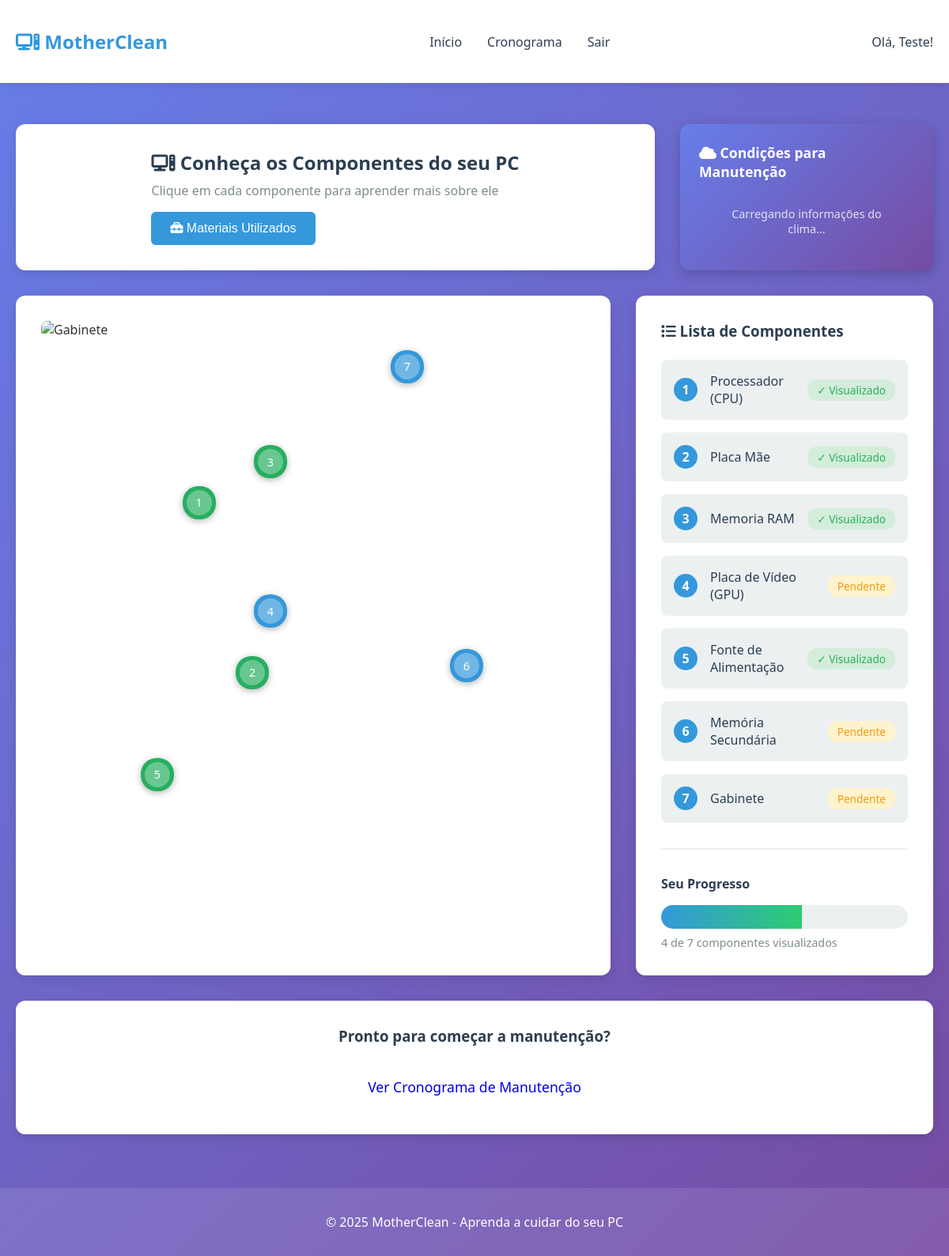
The app's page / (signed in) with its own data.
### core/models.py (models this page shows, shortened)
class Usuario(AbstractUser):
    data_cadastro = models.DateTimeField(auto_now_add=True)
    ultimo_acesso = models.DateTimeField(null=True, blank=True)
    class Meta:
        verbose_name = 'Usuário'
        verbose_name_plural = 'Usuários'

class Componente(models.Model):
    nome = models.CharField(max_length=100)
    descricao = models.TextField()
    instrucoes_limpeza = models.TextField(help_text="Como limpar este componente")
    imagem_url = models.CharField(max_length=500, blank=True)
    video_youtube = models.CharField(max_length=500, blank=True, help_text="Link do vídeo do YouTube")
    ordem_exibicao = models.IntegerField(default=0, help_text="Ordem de exibição no gabinete")
    ativo = models.BooleanField(default=True)
    class Meta:
        verbose_name = 'Componente'
        verbose_name_plural = 'Componentes'
        ordering = ['ordem_exibicao']

### core/views.py (the view)
# urls.py: path('', views.home_view, name='home'),
@login_required
def home_view(request):
    componentes = Componente.objects.filter(ativo=True)
    componentes_visualizados = ProgressoUsuario.objects.filter(
        usuario=request.user
    ).values_list('componente_id', flat=True)
    context = {
        'componentes': componentes,
        'componentes_visualizados': list(componentes_visualizados),
    }
    return render(request, 'home.html', context)

### core/templates/home.html (shortened to what this page needs)
{% extends 'base.html' %}
{% block content %}
{% load static %}
<div class="container">
    <div class="dashboard-intro">
        <div class="page-header">
            <div class="header-content">
                <h2><i class="fa-solid fa-computer"></i> Conheça os Componentes do seu PC</h2>
                <p>Clique em cada componente para aprender mais sobre ele</p>
                <button type="button" class="btn btn-primary btn-materiais" data-video-open>
                    <i class="fa-solid fa-toolbox" aria-hidden="true"></i> Materiais Utilizados
                </button>
            </div>
        </div>
        <div class="clima-widget" id="clima-widget">
            <h3><i class="fa-solid fa-cloud"></i> Condições para Manutenção</h3>
            <div id="clima-loading">Carregando informações do clima...</div>
        </div>
    </div>
    <div class="gabinete-container">
        <div class="gabinete-image">
            <img src="{% static 'images/gabinete.png' %}" alt="Gabinete">
            <div class="componentes-hotspots">
                {% for componente in componentes %}
                <a href="{% url 'componente_detalhe' componente.id %}"
                   class="hotspot hotspot-{{ componente.id }} {% if componente.id in componentes_visualizados %}visualizado{% endif %}"
                   title="{{ componente.nome }}">
                    <span class="hotspot-numero">{{ forloop.counter }}</span>
                </a>
                {% endfor %}
            </div>
        </div>
        <div class="componentes-lista">
            <h3><i class="fa-solid fa-list"></i> Lista de Componentes</h3>
            <ul>
                {% for componente in componentes %}
                <li>
                    <a href="{% url 'componente_detalhe' componente.id %}">
                        <span class="componente-numero">{{ forloop.counter }}</span>
                        <span class="componente-nome">{{ componente.nome }}</span>
                        {% if componente.id in componentes_visualizados %}
                        <span class="badge badge-success">✓ Visualizado</span>
                        {% else %}
                        <span class="badge badge-pending">Pendente</span>
                        {% endif %}
                    </a>
                </li>
                {% empty %}
                <li class="empty-state">Nenhum componente cadastrado ainda.</li>
                {% endfor %}
            </ul>
            <div class="progress-info">
                <h4>Seu Progresso</h4>
                <div class="progress-bar">
                    <div class="progress-fill" style="width: {% widthratio componentes_visualizados|length componentes|length 100 %}%"></div>
                </div>
                <p>{{ componentes_visualizados|length }} de {{ componentes|length }} componentes visualizados</p>
            </div>
        </div>
    </div>
    <div class="action-section">
        <h3>Pronto para começar a manutenção?</h3>
        <a href="{% url 'cronograma' %}" class="btn btn-large">Ver Cronograma de Manutenção</a>
    </div>
</div>
{% endblock %}

### core/templates/base.html (shortened to what this page needs)
{% load static %}
<!DOCTYPE html>
<html lang="pt-br">
<head>
    <link rel="stylesheet" href="{% static 'css/style.css' %}">
    <link rel="stylesheet" href="https://cdnjs.cloudflare.com/ajax/libs/font-awesome/6.5.0/css/all.min.css">
</head>
<body>
    {% if user.is_authenticated %}
    <nav class="navbar">
        <div class="container">
            <div class="nav-brand">
                <h1><i class="fa-solid fa-computer"></i> MotherClean</h1>
            </div>
            <ul class="nav-menu">
                <li><a href="{% url 'home' %}" class="nav-link">Início</a></li>
                <li><a href="{% url 'cronograma' %}" class="nav-link">Cronograma</a></li>
                <li><a href="{% url 'logout' %}" class="nav-link">Sair</a></li>
            </ul>
            <div class="user-info">
                <span>Olá, {{ user.username }}!</span>
            </div>
        </div>
    </nav>
    {% endif %}
    <main class="main-content">
        {% block content %}
        {% endblock %}
    </main>
    <footer class="footer">
        <p>&copy; 2025 MotherClean - Aprenda a cuidar do seu PC</p>
    </footer>
</body>
</html>

### records on screen
Usuario: username "Teste"
Componente: nome "Processador (CPU)", shows "✓ Visualizado"
Componente: nome "Placa Mãe", shows "✓ Visualizado"
Componente: nome "Memoria RAM", shows "✓ Visualizado"
Componente: nome "Placa de Vídeo (GPU)", shows "Pendente"
Componente: nome "Fonte de Alimentação", shows "✓ Visualizado"
Componente: nome "Memória Secundária", shows "Pendente"
Componente: nome "Gabinete", shows "Pendente"

### other values on screen
{{ componentes_visualizados|length }} "4"
{{ componentes|length }} "7"
